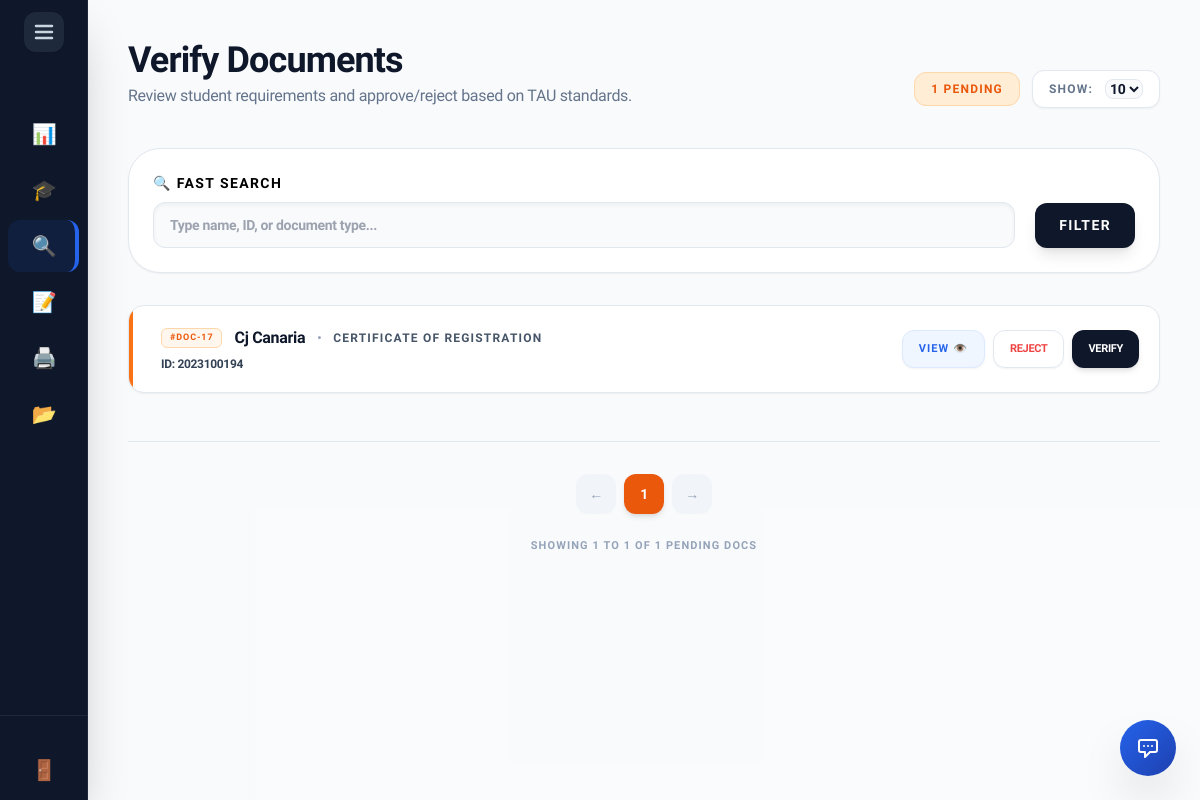
The page /external_admin/verify.php (signed in) on the database as committed earlier.
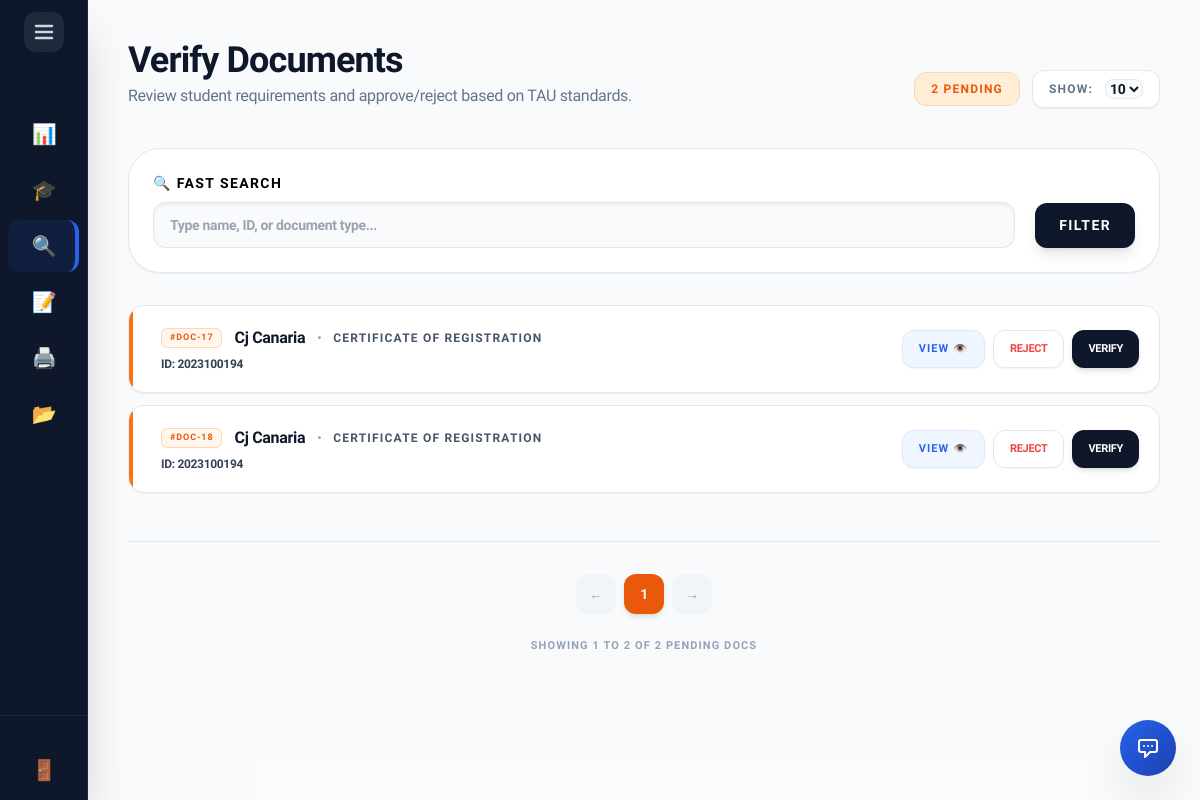
The same page on the database as committed later.
### tables this page shows
CREATE TABLE `submitted_document` (
  `SubmittedDocID` int(11) NOT NULL AUTO_INCREMENT,
  `ApplicationID` int(11) NOT NULL,
  `RequirementID` int(11) NOT NULL,
  `FilePath` varchar(255) NOT NULL,
  `UploadDate` timestamp NOT NULL DEFAULT current_timestamp(),
  `VerificationStatus` varchar(50) DEFAULT 'Pending',
  PRIMARY KEY (`SubmittedDocID`),
  KEY `ApplicationID` (`ApplicationID`),
  KEY `RequirementID` (`RequirementID`),
  CONSTRAINT `submitted_document_ibfk_1` FOREIGN KEY (`ApplicationID`) REFERENCES `application` (`ApplicationID`) ON DELETE CASCADE,
  CONSTRAINT `submitted_document_ibfk_2` FOREIGN KEY (`RequirementID`) REFERENCES `document_requirement` (`RequirementID`) ON DELETE CASCADE
);

CREATE TABLE `users` (
  `UserID` int(11) NOT NULL AUTO_INCREMENT,
  `Username` varchar(50) NOT NULL,
  `Email` varchar(100) NOT NULL,
  `PasswordHash` varchar(255) NOT NULL,
  `FirstName` varchar(100) NOT NULL,
  `LastName` varchar(100) NOT NULL,
  `Role` enum('Student','Internal_Admin','External_Admin','Super_Admin') DEFAULT 'Student',
  `AccountStatus` varchar(20) DEFAULT 'Active',
  `StudentID_Num` varchar(50) DEFAULT NULL,
  `YearLevel` varchar(50) DEFAULT NULL,
  `GPA` decimal(4,2) DEFAULT NULL,
  `Major` varchar(100) DEFAULT NULL,
  `ProgramID` int(11) DEFAULT NULL,
  `Department` varchar(100) DEFAULT NULL,
  `Organization` varchar(100) DEFAULT NULL,
  `ContactNumber` varchar(20) DEFAULT NULL,
  `DateOfBirth` date DEFAULT NULL,
  `ProfilePicture` varchar(255) DEFAULT NULL,
  `ResetToken` varchar(255) DEFAULT NULL,
  `ResetTokenExpire` datetime DEFAULT NULL,
  `Gender` varchar(20) NOT NULL DEFAULT 'Not Specified',
  PRIMARY KEY (`UserID`),
  UNIQUE KEY `Username` (`Username`),
  UNIQUE KEY `Email` (`Email`)
);

CREATE TABLE `document_requirement` (
  `RequirementID` int(11) NOT NULL AUTO_INCREMENT,
  `ScholarshipID` int(11) NOT NULL,
  `DocumentName` varchar(100) NOT NULL,
  PRIMARY KEY (`RequirementID`),
  KEY `ScholarshipID` (`ScholarshipID`),
  CONSTRAINT `document_requirement_ibfk_1` FOREIGN KEY (`ScholarshipID`) REFERENCES `scholarship` (`ScholarshipID`) ON DELETE CASCADE
);

### includes/sidebar_logic.php (called while the page is built)
<?php
if (!function_exists('getSidebarClass')) {
    function getSidebarClass($pageName) {
        $currentPage = basename($_SERVER['PHP_SELF']);
        if ($currentPage === $pageName) {
            return 'bg-blue-600/10 text-blue-500 border-r-4 border-blue-600';
        }
        return 'text-slate-400 hover:bg-slate-800 hover:text-white';
    }
}
?>

### external_admin/verify.php (the view, shortened to what the changed rows need)
<?php
include '../includes/db_connect.php';
include '../includes/header.php';
include '../includes/external_sidebar.php';
$where_clause = "WHERE sd.VerificationStatus = 'Pending'";
$params = [];
try {
    $stmt = $pdo->prepare("
        SELECT sd.SubmittedDocID AS document_id,
               dr.DocumentName AS document_type,
               sd.VerificationStatus AS verification_status,
               sd.FilePath AS file_path,
               u.FirstName AS first_name,
               u.LastName AS last_name,
               u.StudentID_Num AS student_number
        FROM submitted_document sd
        JOIN document_requirement dr ON sd.RequirementID = dr.RequirementID
        JOIN application a ON sd.ApplicationID = a.ApplicationID
        JOIN users u ON a.UserID = u.UserID
        $where_clause
        ORDER BY sd.SubmittedDocID ASC
    ");
    $stmt->execute($params);
    $pending_docs = $stmt->fetchAll();
} catch (PDOException $e) {
    die("<div class='p-10 text-red-500 font-black'>Database Error: " . $e->getMessage() . "</div>");
}
$highlight_doc_id = $_GET['doc_id'] ?? null;
?>
<main class="flex-1 p-5 lg:p-10 lg:ml-72 bg-slate-50/50 min-h-screen relative transition-all duration-300">
    <header class="mb-8 lg:mb-10 flex flex-col sm:flex-row sm:justify-between sm:items-end gap-4">
        <div>
            <h2 class="text-3xl lg:text-4xl font-black text-slate-900 tracking-tight">Verify Documents</h2>
        </div>
        <div class="flex items-center gap-3">
            <span class="bg-orange-100 text-orange-600 border border-orange-200 px-4 py-2 rounded-xl text-xs font-black uppercase tracking-widest inline-block shrink-0">
                <?= count($pending_docs) ?> Pending
            </span>
            <div class="flex items-center gap-3 bg-white px-4 py-2 rounded-xl border border-slate-200 shadow-sm shrink-0">
                <span class="text-xs font-bold text-slate-500 uppercase tracking-widest hidden sm:inline">Show:</span>
                <select id="itemsPerPage" onchange="changeItemsPerPage()" class="bg-slate-50 border border-slate-200 text-slate-900 text-sm font-bold rounded-lg focus:ring-orange-500 focus:border-orange-500 outline-none cursor-pointer">
                </select>
            </div>
        </div>
    </header>
    <div id="verifyGrid" class="flex flex-col gap-3">
        <?php if(empty($pending_docs)): ?>
            <div class="col-span-full p-10 lg:p-20 bg-white rounded-[2rem] border border-slate-200 text-center shadow-sm">
                <div class="text-4xl mb-4">🎉</div>
                <h3 class="text-lg font-black text-slate-900">All caught up!</h3>
                <p class="text-slate-400 font-medium text-sm mt-1">There are no documents currently awaiting verification.</p>
            </div>
        <?php else: ?>
            <?php foreach($pending_docs as $doc):
                $isHighlight = ($highlight_doc_id == $doc['document_id']) ? 'highlight-card' : '';
            ?>
            <div class="verify-card <?= $isHighlight ?> bg-white rounded-2xl border border-slate-200 shadow-sm hover:shadow-md hover:border-orange-300 transition-all flex flex-col lg:flex-row items-start lg:items-center justify-between p-5 relative overflow-hidden group">
                <div class="absolute top-0 left-0 w-1 h-full bg-orange-500"></div>
                <div class="flex-1 min-w-0 pr-4 lg:pr-8 pl-3 w-full lg:w-auto">
                    <div class="flex items-center gap-3 mb-1.5 flex-wrap">
                        <span class="bg-orange-50 text-orange-600 px-2 py-0.5 rounded-md text-[9px] font-black uppercase tracking-widest border border-orange-200 shrink-0">
                            #DOC-<?= $doc['document_id'] ?>
                        </span>
                        <h4 class="text-base font-black text-slate-900 truncate"><?= htmlspecialchars($doc['first_name'].' '.$doc['last_name']) ?></h4>
                        <span class="text-xs text-slate-400 font-bold hidden md:inline">•</span>
                        <span class="text-xs font-black text-slate-600 uppercase tracking-widest truncate"><?= htmlspecialchars($doc['document_type']) ?></span>
                    </div>
                    <div class="flex items-center gap-2 text-xs font-medium text-slate-500 truncate">
                        <span class="text-slate-700 font-bold">ID: <?= htmlspecialchars($doc['student_number']) ?></span>
                    </div>
                </div>
                <div class="mt-4 lg:mt-0 flex items-center justify-end w-full lg:w-auto shrink-0 gap-2 pl-0 lg:pl-6">
                    <button type="button" onclick="openDocModal('<?= htmlspecialchars($doc['file_path']) ?>', '<?= htmlspecialchars(addslashes($doc['document_type'])) ?>')" class="bg-blue-50 text-blue-600 hover:bg-blue-600 hover:text-white px-4 py-2.5 rounded-xl text-[11px] font-black uppercase tracking-widest transition-all border border-blue-100 shadow-sm whitespace-nowrap active:scale-95">
                        View 👁️
                    </button>
                    <form action="../actions/process_crud.php" method="POST" class="flex gap-2 m-0">
                        <button type="submit" name="status" value="Rejected" onclick="return confirm('Reject this document? The student will need to re-upload.');" class="bg-white text-red-500 hover:bg-red-50 hover:border-red-200 px-4 py-2.5 rounded-xl text-[11px] font-black uppercase border border-slate-200 transition-all shadow-sm active:scale-95 whitespace-nowrap">
                            Reject
                        </button>
                        <button type="submit" name="status" value="Verified" onclick="return confirm('Approve this document as officially verified?');" class="bg-slate-900 text-white hover:bg-green-600 px-4 py-2.5 rounded-xl text-[11px] font-black uppercase transition-all shadow-md active:scale-95 whitespace-nowrap">
                            Verify
                        </button>
                    </form>
                </div>
            </div>
            <?php endforeach; ?>
        <?php endif; ?>
    </div>
    <div class="flex flex-col items-center justify-center mt-12 gap-4 border-t border-slate-200 pt-8 pb-10">
        <div id="paginationControls" class="flex flex-wrap justify-center gap-2"></div>
        <div id="pageInfo" class="text-[11px] font-black text-slate-400 uppercase tracking-widest text-center mt-2">
        </div>
    </div>
</main>
<?php include '../includes/footer.php'; ?>

### includes/external_sidebar.php (shortened to what the changed rows need)
<?php include 'sidebar_logic.php'; ?>
<aside id="main-sidebar" class="fixed left-0 top-0 h-full bg-slate-900 text-white py-6 z-[999] flex flex-col border-r border-slate-800 shadow-2xl transition-all duration-300 overflow-hidden">
    <nav class="flex-1 mt-4">
        <?php
        $nav_items = [
            ['dashboard.php',    '📊', 'Overview'],
            ['scholarships.php', '🎓', 'Scholarships'],
            ['verify.php',       '🔍', 'Verify Docs'],
            ['score.php',        '📝', 'Score Apps'],
            ['reports.php',      '🖨️', 'Reports'],
            ['archive.php',      '📂', 'Archive']
        ];
        foreach ($nav_items as $item):
            $active = getSidebarClass($item[0]);
        ?>
            <a href="<?= $item[0] ?>" class="nav-link font-bold text-sm <?= $active ?> group">
                <div class="icon-box"><?= $item[1] ?></div>
            </a>
        <?php endforeach; ?>
    </nav>
</aside>

Rows that differ between the two databases and show on the page:
added submitted_document: SubmittedDocID "18", users.FirstName+LastName "Cj Canaria", RequirementID.DocumentName "CERTIFICATE OF REGISTRATION", users.StudentID_Num "2023100194"
Other text that changed with them:
count($pending_docs): "1" → "2"
text written by a page script: "SHOWING 1 TO 1 OF 1 PENDING DOCS" → "SHOWING 1 TO 2 OF 2 PENDING DOCS"
